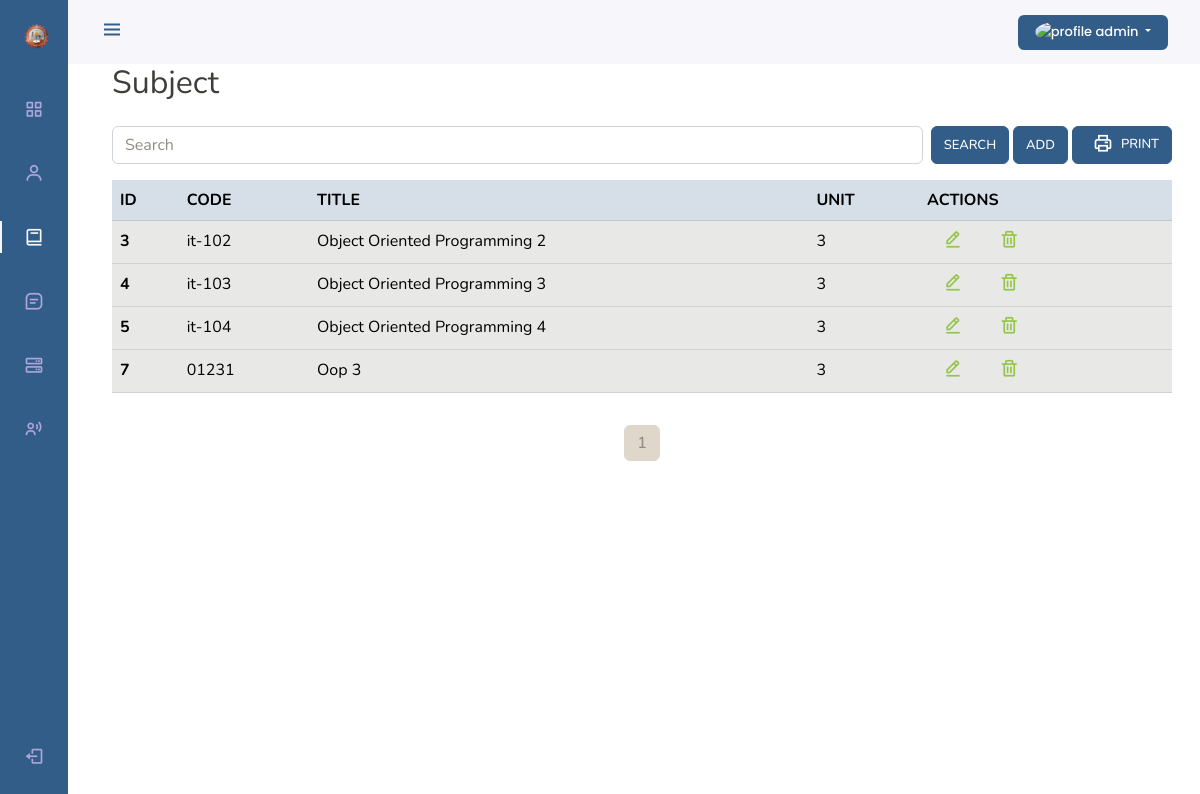
The app's page /admin-subject (signed in) with its own data.
### base/models.py (models this page shows, shortened)
class Faculty(AbstractUser):
    email = models.EmailField(unique = True, null=True)
    avatar = CloudinaryField(resource_type="image", null=True, blank=False)
    emp_no = models.CharField(max_length=25, unique=True, null=True)
    contact_no = models.CharField(max_length=20, unique=True, null=True)
    role = models.IntegerField(default=0)
    address = models.TextField(null=True, blank=True)
    department = models.ForeignKey(Department, on_delete=models.CASCADE, null=True, blank=True)
    created_at = models.DateTimeField(auto_now_add=True)
    updated_at = models.DateTimeField(auto_now=True)
    deleted_at = models.DateTimeField(null=True)

class Subject(models.Model):
    title = models.CharField(max_length=200, unique=True, null=True, blank=True)
    code = models.CharField(max_length=200, unique=True, null=True, blank=True)
    units = models.IntegerField(default=0, null=True)
    is_preset = models.BooleanField(default=True, verbose_name="admin-subjects")

### base/views.py (the view)
# urls.py: path('admin-subject',views.AdminSubject, name="admin-subject"),
@login_required(login_url='anonymous')
def AdminSubject(request):
    if request.user.is_authenticated and not request.user.is_staff:
        messages.warning(request, "Access denied, 403 forbidden page!")
        return redirect('logout')
    search =  request.GET.get('search') if request.GET.get('search') != None else ''
    subjects = models.Subject.objects.filter(
        Q(units__icontains = search) |
        Q(code__icontains = search) |
        Q(title__icontains = search)
        )
    p = Paginator(subjects, 6)
    page = request.GET.get('page')
    subjects = p.get_page(page)
    ctx = {
        'table_data': subjects,
        'search' : search,
        "active" : "admin_subject",
        'page' : page,
    }
    return render(request, 'admin_subject.html', ctx)

### templates/admin_subject.html (shortened to what this page needs)
{% extends 'main.html' %}
{% block content %}
{% load static %}
<h2>Subject</h2>
<div class="row">
    <div class="col col-lg-12">
        <form class="d-flex my-3" action="" method="GET">
            <input class="form-control me-sm-2" type="search" placeholder="Search" name="search" value="{{search}}">
            <button class="btn btn-primary my-2 my-sm-0" type="submit">Search</button>
            <button class="btn btn-primary my-2 my-sm-0 ms-1" type="button" onclick="window.location.href=`{% url 'admin-add-subject' %}`">Add</button>
            <button type="button" class="btn btn-primary my-2 my-sm-0 d-flex justify-content-center ms-1 export_pdf_btn">
              <i class="bx bx-printer nav_icon mx-2"></i>
             Print
            </button>
          </form>
        <table class="table table-hover" id="table_data">
            <thead>
              <tr class="table-primary">
                <th scope="col">ID</th>
                <th scope="col">CODE</th>
                <th scope="col">TITLE</th>
                <th scope="col">UNIT</th>
                <th scope="col">ACTIONS</th>
              </tr>
            </thead>
            <tbody>
              {% for data in table_data %}
              <tr class="table-secondary">
                <th scope="row">{{data.id}}</th>
                <td>{{ data.code }}</td>
                <td>{{ data.title }}</td>
                <td>{{ data.units }}</td>
                <td>
                    <a href="{% url 'admin-edit-subject' data.id %}" class="card-link">
                        <i class="bx bx-edit-alt nav_icon px-3"></i>
                      </a>
                      <a href="{% url 'admin-delete-subject' data.id %}" class="card-link">
                        <i class="bx bx-trash nav_icon px-3"></i>
                      </a>
                </td>
              </tr>
              {% endfor %}
            </tbody>
          </table>
    </div>
</div>
{% include 'global_pagination.html' %}
{%endblock content%}

### templates/main.html (shortened to what this page needs)
<!DOCTYPE html>
{% load static %}
<html lang="en">
  <head>
    <link
      rel="stylesheet"
      href="https://cdn.jsdelivr.net/npm/boxicons@latest/css/boxicons.min.css"
    />
    <link rel="stylesheet" href="{% static 'css/bootstrap.min.css' %}" />
    <link rel="stylesheet" href="{% static 'css/navbar.css' %}" />
  </head>
  <body id="body-pd">
    <header class="header" id="header">
      <div class="header_toggle">
        <i class="bx bx-menu" id="header-toggle"></i>
      </div>
        <div class="dropdown">
          <button
            class="btn btn-primary dropdown-toggle button_profile" id="test"
            type="button"
            id="dropdownMenuButton1"
            data-bs-toggle="dropdown"
            style="width: 150px; text-transform: none;"
          >
          {% if request.user.avatar %}
            <img
              class="rounded-circle"
              src="{{ request.user.avatar.url }}"
              alt="profile"
              style="height: 1.7rem; width: 1.7rem; margin-bottom: 1px"
            />
            {% endif %}
            {{ request.user.username|truncatechars:10 }}
          </button>
        </div>
    </header>
    <div class="l-navbar" id="nav-bar">
      <nav class="nav">
        <div>
          <a href="#" class="nav_logo">
            <img src="{% static 'images/cict_logo.png' %}" alt="logo" width="25" height="25">
          </a>
          <div class="nav_list">
            {% if request.user.is_authenticated and request.user.is_staff %}
            <a href="{% url 'admin-dashboard' %}" class="nav_link {% if active == 'admin_dashboard' %}active{% endif %}">
              <i class="bx bx-grid-alt nav_icon"></i>
            </a>
            <a href="{% url 'admin-faculty' %}" class="nav_link {% if active == 'admin_faculty' %}active{% endif %}">
              <i class="bx bx-user nav_icon"></i>
            </a>
            <a href="{% url 'admin-subject' %}" class="nav_link {% if active == 'admin_subject' %}active{% endif %}">
              <i class="bx bx-book nav_icon"></i>
            </a>
            <a href="{% url 'admin-researches' %}" class="nav_link {% if active == 'admin_researches' %}active{% endif %}">
              <i class="bx bx-message-square-detail nav_icon"></i>
            </a>
            <a href="{% url 'admin-extension-service' %}" class="nav_link {% if active == 'admin_extension_service' %}active{% endif %}">
              <i class="bx bx-server nav_icon"></i>
            </a>
            <a href="{% url 'admin-activitylog' %}" class="nav_link {% if active == 'admin_activitylogs' %}active{% endif %}">
              <i class="bx bx-user-voice nav_icon"></i>
            </a>
            {% endif %}
          </div>
        </div>
        <a class="nav_link" id="logoutBtn" onclick="document.getElementById('id01').style.display='block'">
          <i class="bx bx-log-out nav_icon"></i>
        </a>
      </nav>
    </div>
<div class="container-fluid">
  {% block content %} {% endblock content%}
</div>
  </body>
</html>

### static/css/navbar.css (style rules this page uses)
#test { font-family: 'Poppins', sans-serif; }
.button_profile { border: none; }

### templates/main.html (style rules this page uses)
:root { --header-height: 3rem; --nav-width: 68px; --first-color: #325d88; --first-color-light: #afa5d9; --white-color: #f7f6fb; --body-font: "Nunito", sans-serif; --normal-font-size: 1rem; --z-fixed: 100; }
body { position: relative; margin: var(--header-height) 0 0 0; padding: 0 1rem; font-family: var(--body-font); font-size: var(--normal-font-size); transition: 0.5s; }
a { text-decoration: none; }
.header { width: 100%; height: var(--header-height); position: fixed; top: 0; left: 0; display: flex; align-items: center; justify-content: space-between; padding: 0 1rem; background-color: var(--white-color); z-index: var(--z-fixed); transition: 0.5s; }
.header_toggle { color: var(--first-color); font-size: 1.5rem; cursor: pointer; }
.l-navbar { position: fixed; top: 0; left: -30%; width: var(--nav-width); height: 100vh; background-color: var(--first-color); padding: 0.5rem 1rem 0 0; transition: 0.5s; z-index: var(--z-fixed); }
.nav { height: 100%; display: flex; flex-direction: column; justify-content: space-between; overflow: hidden; }
.nav_logo, .nav_link { display: grid; grid-template-columns: max-content max-content; align-items: center; column-gap: 1rem; padding: 0.5rem 0 0.5rem 1.5rem; }
.nav_logo { margin-bottom: 2rem; }
.nav_link { position: relative; color: var(--first-color-light); margin-bottom: 1.5rem; transition: 0.3s; }
.nav_icon { font-size: 1.25rem; }
.active { color: var(--white-color); }
.active::before { content: ""; position: absolute; left: 0; width: 2px; height: 32px; background-color: var(--white-color); }
@media screen and (min-width: 768px) { body { margin: calc(var(--header-height) + 1rem) 0 0 0; padding-left: calc(var(--nav-width) + 2rem); } }
@media screen and (min-width: 768px) { .header { height: calc(var(--header-height) + 1rem); padding: 0 2rem 0 calc(var(--nav-width) + 2rem); } }
@media screen and (min-width: 768px) { .l-navbar { left: 0; padding: 1rem 1rem 0 0; } }

### records on screen
Faculty: user.username "admin"
Subject: id "3", code "it-102", title "Object Oriented Programming 2", units "3"
Subject: id "4", code "it-103", title "Object Oriented Programming 3", units "3"
Subject: id "5", code "it-104", title "Object Oriented Programming 4", units "3"
Subject: id "7", code "01231", title "Oop 3", units "3"

### other values on screen
{{ i }} "1"
